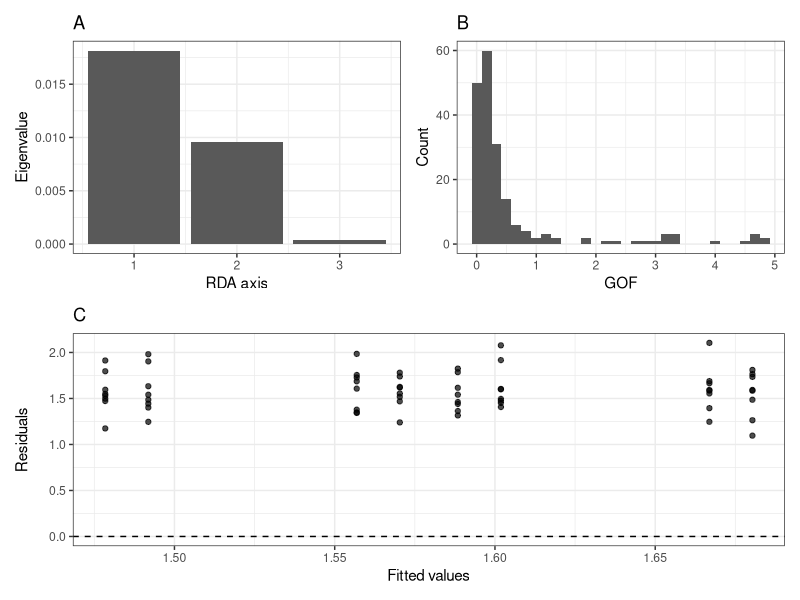
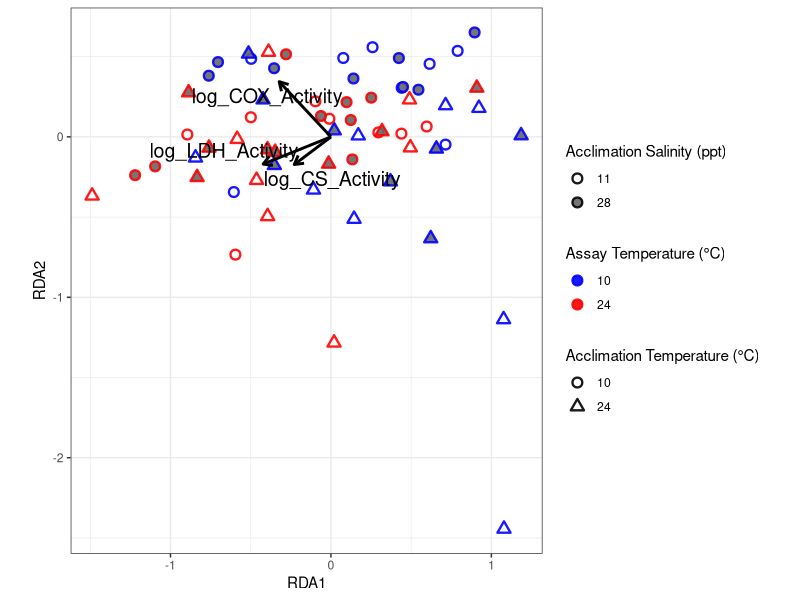

These charts were generated, in order, by the following R code:
## ---- chunk 1
knitr::opts_chunk$set(echo = TRUE)
## ---- chunk 2
library(tidyverse)
library(vegan)
library(ggrepel)
library(patchwork)
## ---- chunk 3
killi_rda <- read_csv("../Data_Set/HS_MD_killifish.csv")

str(killi_rda)
## ---- chunk 4
killi_rda <- killi_rda %>%
  mutate(across(c(Assay_Temperature,
                  Acclimation_Temperature,
                  Acclimation_Salinity),
                as.factor))

killi_rda$Fish_ID <- as.character(killi_rda$Fish_ID)

str(killi_rda)
## ---- chunk 5
killi_rda <- killi_rda %>%
  mutate(across(c(CS_Activity, COX_Activity, LDH_Activity),
                ~log(.x),
                .names = "log_{.col}"))
## ---- chunk 6
response_matrix <- killi_rda %>%
  select(log_CS_Activity, log_COX_Activity, log_LDH_Activity)
## ---- chunk 7
rda_model <- rda(response_matrix ~ Assay_Temperature +
                                   Acclimation_Temperature +
                                   Acclimation_Salinity,
                 data = killi_rda)
## ---- chunk 8

# Eigenvalues (RDA axes)
eig_df <- data.frame(
  Axis = seq_along(rda_model$CCA$eig),
  Eigenvalue = rda_model$CCA$eig
)

# Goodness-of-fit (sites)
gof_vals <- goodness(rda_model, display = "sites")
gof_df <- data.frame(
  Site = seq_along(gof_vals),
  GOF = as.numeric(gof_vals)
)

fitted_vals <- fitted(rda_model)
resid_vals <- residuals(rda_model)

fr_df <- data.frame(
  Fitted = fitted_vals[,1],
  Residuals = resid_vals[,1]
)

# ----------------------------
# Plot 1: Eigenvalues
# ----------------------------
p1 <- ggplot(eig_df, aes(x = Axis, y = Eigenvalue)) +
  geom_col() +
  labs(title = "A",
       x = "RDA axis",
       y = "Eigenvalue") +
  theme_bw()

# ----------------------------
# Plot 2: Goodness-of-fit
# ----------------------------
p2 <- ggplot(gof_df, aes(x = GOF)) +
  geom_histogram(bins = 30) +
  labs(title = "B",
       x = "GOF",
       y = "Count") +
  theme_bw()

# ----------------------------
# Plot 3: Fitted vs Residuals plot
# ----------------------------

p3 <- ggplot(fr_df, aes(x = Fitted, y = Residuals)) +
  geom_point(alpha = 0.7) +
  geom_hline(yintercept = 0, linetype = 2) +
  labs(title = "C",
       x = "Fitted values",
       y = "Residuals") +
  theme_bw()


# ----------------------------
# Combine into panel
# ----------------------------
panel_plot <- (p1 | p2) / (p3)

ggsave(
  filename = "../Figures/rda_diagnostics.png",
  plot = panel_plot,
  width = 8,
  height = 6,
  dpi = 300
)
## ---- chunk 9
print(
  summary(rda_model)
    )
## ---- chunk 10
print(
  anova(rda_model, permutations = how(blocks = killi_rda$Fish_ID))
    )
## ---- chunk 11
print(
  anova(rda_model, by = "axis",
      permutations = how(blocks = killi_rda$Fish_ID))
    )
## ---- chunk 12
print(
  anova(rda_model, by = "terms",
      permutations = how(blocks = killi_rda$Fish_ID))
    )
## ---- chunk 13
sites <- scores(rda_model, display = "sites", scaling = 2)
species <- scores(rda_model, display = "species", scaling = 2)
bp <- scores(rda_model, display = "bp", scaling = 2)

print(species)
print(bp)

sites <- as.data.frame(sites)
species <- as.data.frame(species)

species$label <- rownames(species)

sites$Assay_Temperature <- killi_rda$Assay_Temperature
sites$Acclimation_Temperature <- killi_rda$Acclimation_Temperature
sites$Acclimation_Salinity <- killi_rda$Acclimation_Salinity
## ---- chunk 14
library(ggrepel)

rda_plot<-ggplot(sites, aes(RDA1, RDA2)) +
  
  geom_point(aes(
    color = Assay_Temperature,
    fill = Acclimation_Salinity,
    shape = Acclimation_Temperature
  ),
  size = 2.5,
  stroke = 1.2,
  alpha = 0.9) +
  
  scale_color_manual(values = c("10" = "blue",
                                "24" = "red")) +
  
  scale_shape_manual(values = c("10" = 21,
                               "24" = 24)) +
  
  scale_fill_manual(values = c("28" = "grey40",
                              "11" = "white")) +
  
  # RESPONSE VECTORS (arrows)
  geom_segment(data = species,
             aes(x = 0, y = 0,
                 xend = RDA1, yend = RDA2),
             linewidth = 1,
             arrow = arrow(length = unit(0.25, "cm")),
             color = "black") +
  
  geom_text_repel(data = species,
                  aes(x = RDA1, y = RDA2, label = label),
                  size = 5) +
  
  guides(
    fill = guide_legend(override.aes = list(shape = 21, colour = "black"))
  ) +
  
  theme_bw() +
  coord_equal() +
  
  labs(
    color = "Assay Temperature (°C)",
    shape = "Acclimation Temperature (°C)",
    fill = "Acclimation Salinity (ppt)"
  )
## ---- chunk 15
ggsave(
  filename = "../Figures/rda_plot.png",
  plot = rda_plot,
  width = 8,
  height = 5,
  dpi = 300
)
